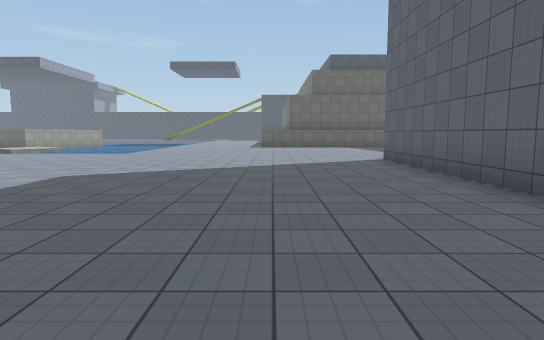
view 1 (above)

24 first-person views from a walk through a 3-D level made in the Unity game engine. The camera is 1.4 m above the floor, tilts 6° down and sees 75° across. The floor is counted in squares, 2 m on a side. Each view is taken from the middle of a square. On the plan, view 1 faces up. The plan holds only what a view shows up to about 11 squares ahead; the rest is blank. The place goes on beyond the plan. Some animated figures are not drawn. Some surface patterns are stand-ins.

view 2
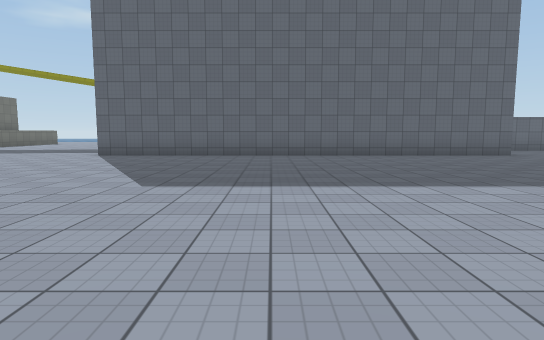

view 3
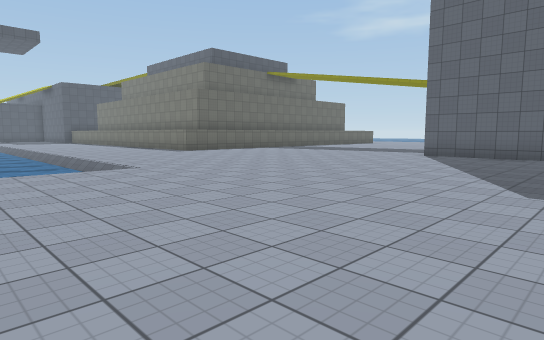

view 4
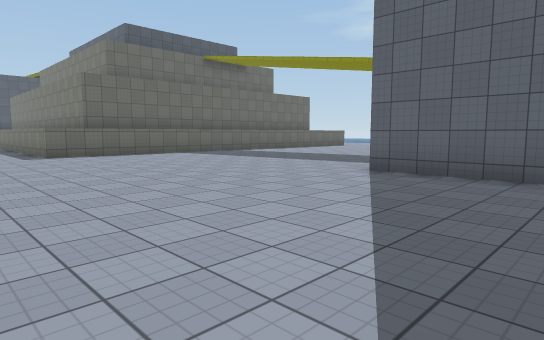

view 5
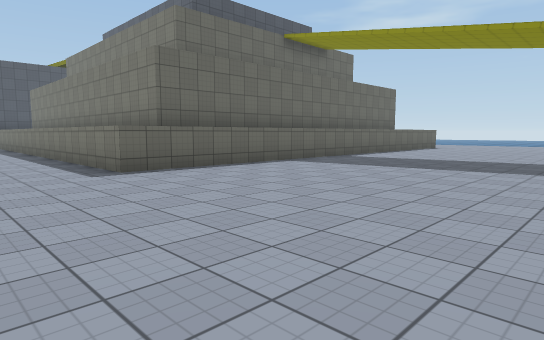

view 6
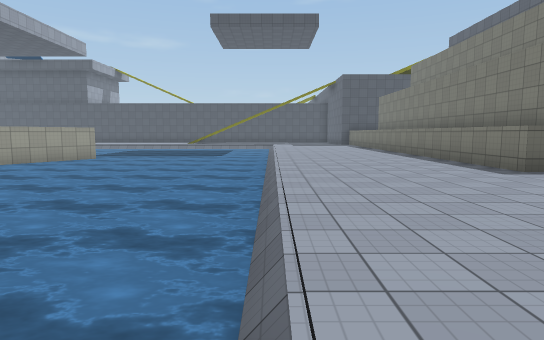

view 7
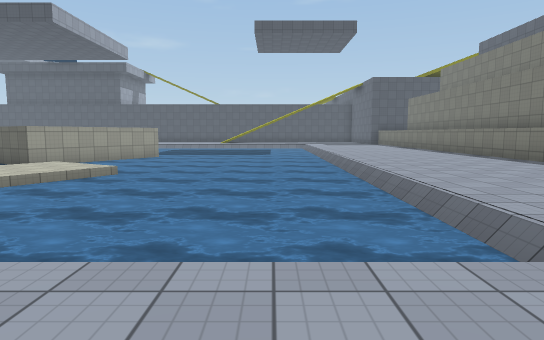

view 8
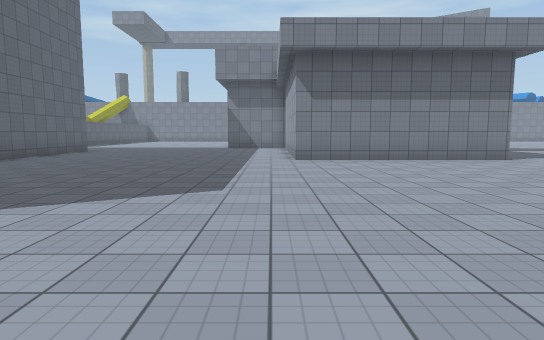

view 9
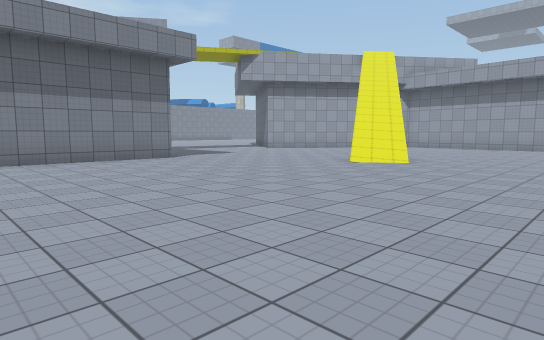

view 10
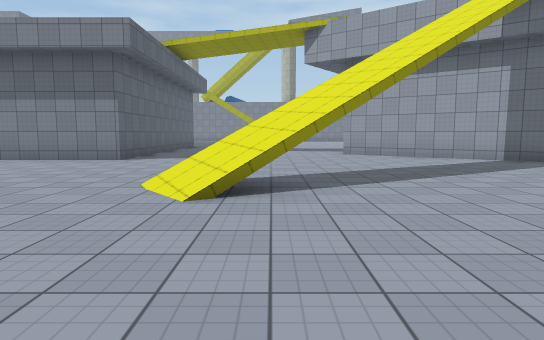

view 11
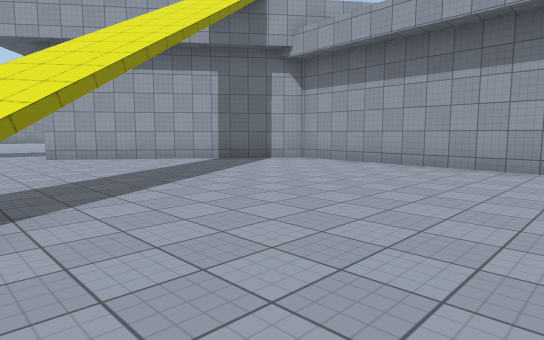

view 12
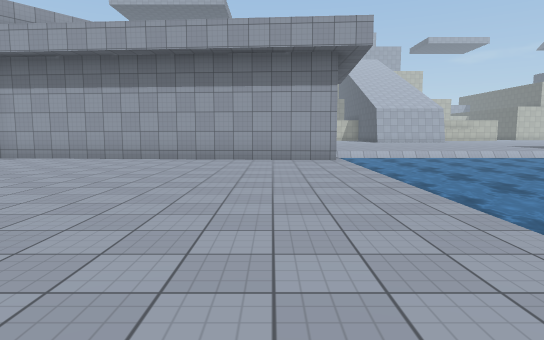

view 13
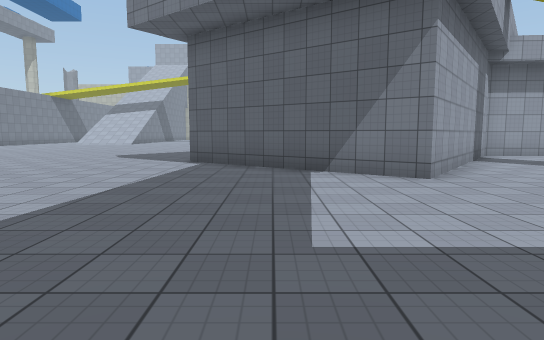

view 14
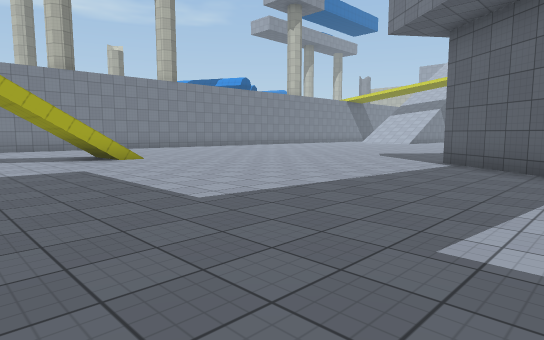

view 15
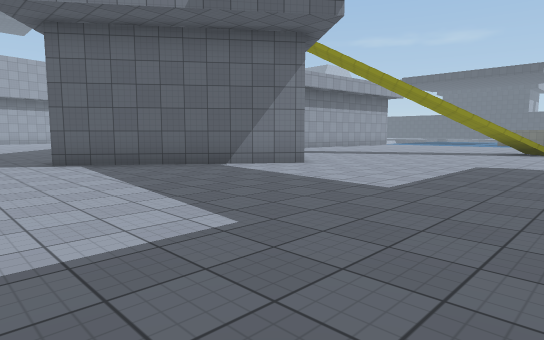

view 16
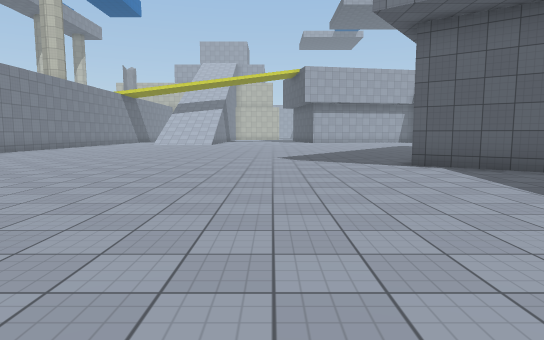

view 17
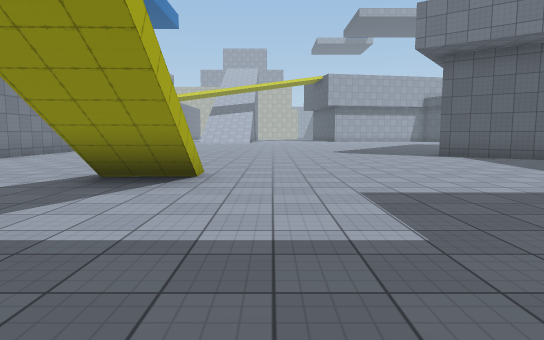

view 18
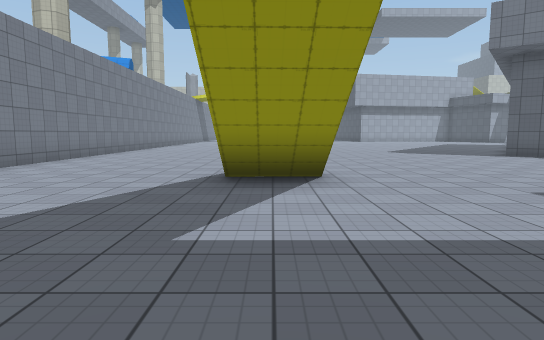

view 19
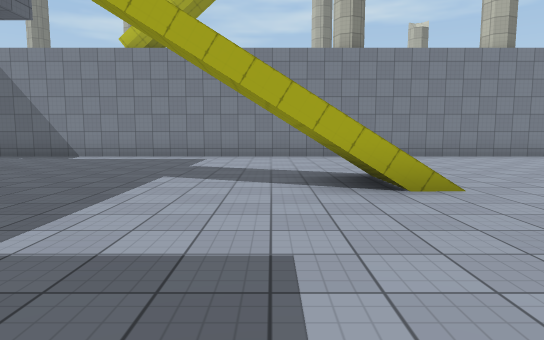

view 20
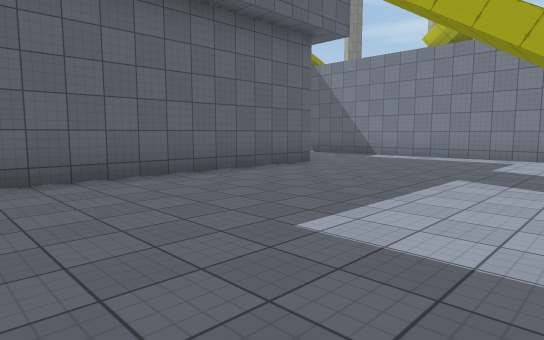

view 21
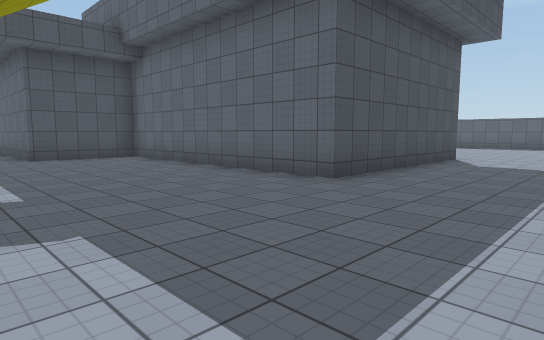

view 22
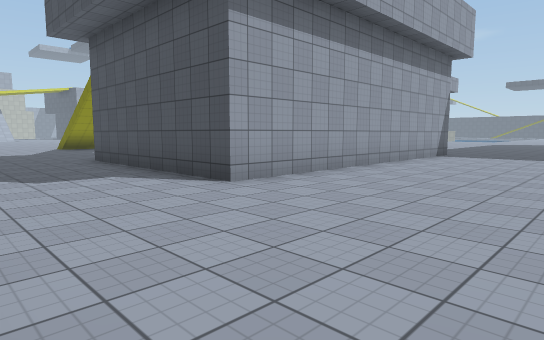

view 23
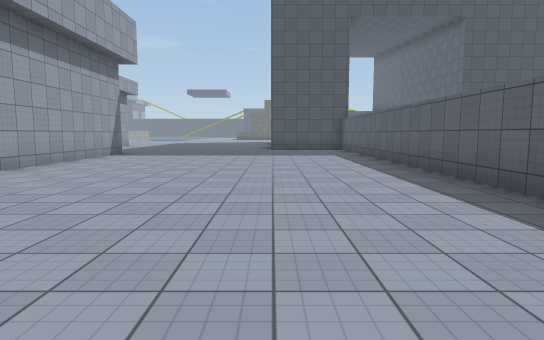

view 24
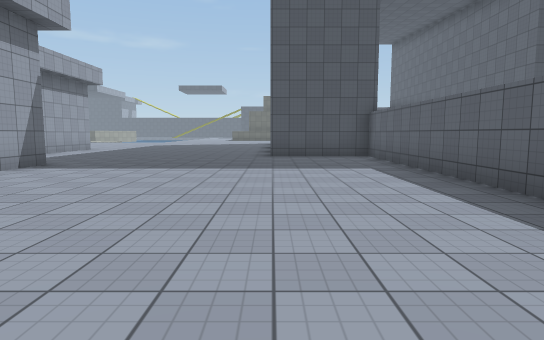

### Floor plan
Key: @ floor where view 1 was taken; # wall or solid block; . main floor; - floor 0.25 m lower than the main floor; / step, stairs or slope; ≈ water the walk keeps out of; ^ raised ledge.
Columns run from 23 left of view 1 to 6 right of it. Each row starts with its distance up from view 1.
 22           ^≈≈≈≈≈≈≈≈....^
 21         ^^≈≈≈≈≈≈≈≈≈....^
 20         ≈≈ ≈≈≈≈≈≈≈≈....^
 19           ≈≈≈≈≈≈≈≈≈....^
 18 ≈≈        ..≈≈≈≈≈≈≈....^^^^^^^
 17 ≈≈≈        .≈≈≈≈≈≈≈...........
 16 ≈≈≈≈≈      ≈≈≈≈≈≈≈≈...........
 15 ≈≈≈≈≈≈      ≈≈≈≈≈≈≈...........
 14 ≈≈≈≈≈≈≈      ≈≈≈≈≈≈...........
 13 ≈≈≈≈≈≈≈≈≈    ≈≈≈≈≈≈...........
 12   ≈≈≈≈≈≈≈≈     ≈≈≈-...........
 11   #........    ...............
 10  ##.........  ..............
  9  #........................#
  8  #........................#
  7  #........................#
  6  #.......//...............#
  5  #.......##...............#
  4  #........................#
  3  #........................#
  2  ##.......................#
  1   ##.........######.......#
  0    ##........#    #....@..#
 -1     ###......#    #.......#
 -2      ##.....           ...#
 -3      #.......       ......####
 -4     ##.......#      .........#
 -5 .. ##........#      .........#
 -6 .............#       #.......#
 -7 .............####    #.......#
 -8 ................#    #.......#
 -9 ................#    #.......#
-10 ................#    #.......#
-11 ................#    #.......#
-12 ........//......#    #.......#
-13 ........   .....#    #.......#
-14 ......../.......#    #.......#
-15 ................######.......
-16 .............................
-17    .........................
-18    ...............   ......
-19   #################

Positions as (right, up) in squares from view 1, and headings:
1: (0, 0), facing up
2: (-8, 4), facing right
3: (-8, 5), facing up-right
4: (-3, 6), facing up-right
5: (-3, 11), facing up-right
6: (-5, 11), facing up
7: (-7, 10), facing up
8: (-4, 10), facing down
9: (-5, 10), facing down-left
10: (-14, 10), facing down
11: (-14, 9), facing down-left
12: (-12, 10), facing left
13: (-11, -4), facing left
14: (-11, -3), facing down-left
15: (-11, -8), facing up-left
16: (-12, -9), facing left
17: (-9, -11), facing left
18: (-9, -13), facing left
19: (-13, -8), facing down
20: (-13, -8), facing down-right
21: (-12, -18), facing up-right
22: (2, -18), facing up-left
23: (3, -18), facing up
24: (3, -14), facing up
